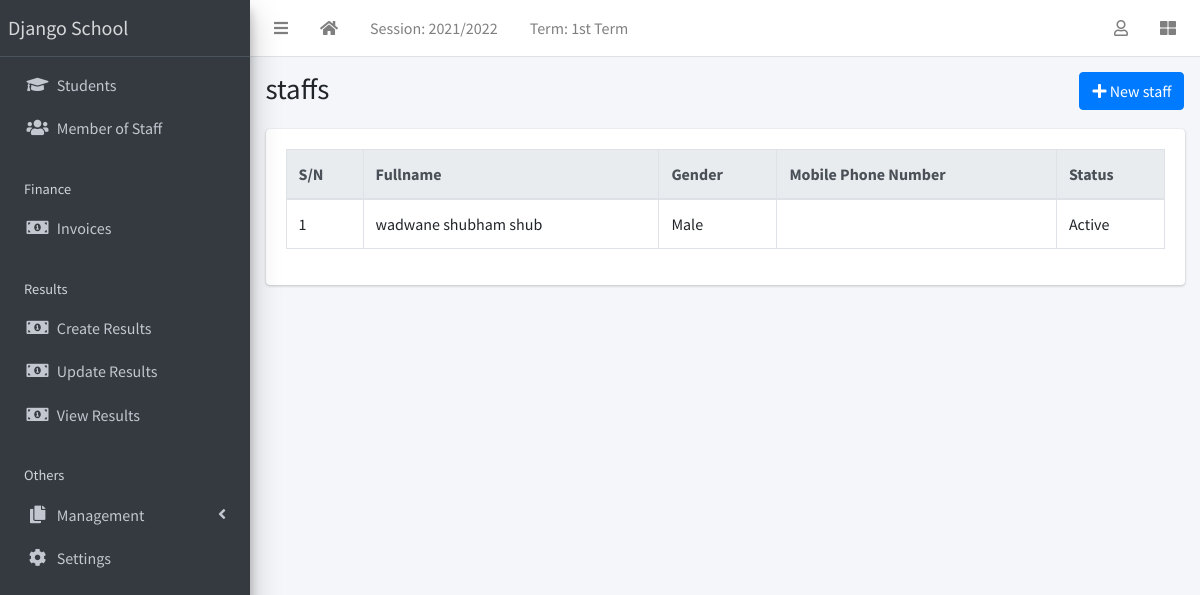
/staff/list/, run on the app's committed database.
### apps/corecode/models.py (models this page shows, shortened)
class AcademicSession(models.Model):
    name = models.CharField(max_length=200, unique=True)
    current = models.BooleanField(default=True)
    class Meta:
        ordering = ["-name"]

class AcademicTerm(models.Model):
    name = models.CharField(max_length=20, unique=True)
    current = models.BooleanField(default=True)
    class Meta:
        ordering = ["name"]

class SiteConfig(models.Model):
    key = models.SlugField()
    value = models.CharField(max_length=200)

### apps/staffs/models.py (models this page shows, shortened)
class Staff(models.Model):
    STATUS = [("active", "Active"), ("inactive", "Inactive")]
    GENDER = [("male", "Male"), ("female", "Female")]
    current_status = models.CharField(max_length=10, choices=STATUS, default="active")
    surname = models.CharField(max_length=200)
    firstname = models.CharField(max_length=200)
    other_name = models.CharField(max_length=200, blank=True)
    gender = models.CharField(max_length=10, choices=GENDER, default="male")
    date_of_birth = models.DateField(default=timezone.now)
    date_of_admission = models.DateField(default=timezone.now)
    mobile_num_regex = RegexValidator(
        regex="^[0-9]{10,15}$", message="Entered mobile number isn't in a right format!"
    )
    mobile_number = models.CharField(
        validators=[mobile_num_regex], max_length=13, blank=True
    )
    address = models.TextField(blank=True)
    others = models.TextField(blank=True)

### apps/staffs/views.py (the view)
# urls.py: path("list/", StaffListView.as_view(), name="staff-list"),
class StaffListView(ListView):
    model = Staff

### apps/corecode/context_processors.py (called while the page is built)
def site_defaults(request):
    current_session = AcademicSession.objects.get(current=True)
    current_term = AcademicTerm.objects.get(current=True)
    vals = SiteConfig.objects.all()
    contexts = {
        "current_session": current_session.name,
        "current_term": current_term.name,
    }
    for val in vals:
        contexts[val.key] = val.value
    return contexts

### apps/staffs/templates/staffs/staff_list.html (shortened to what this page needs)
{% extends 'base.html' %}
{% block title %}staffs{% endblock title %}
{% block breadcrumb %}
<a class="btn btn-primary" href="{% url 'staff-create' %}"><i
    class="fas fa-plus"></i> New staff</a>
{% endblock breadcrumb %}
{% block content %}
  <table id="stafftable" class="table table-bordered table-hover">
    <thead class="thead-light">
      <tr>
        <th>S/N</th>
        <th>Fullname</th>
        <th>Gender</th>
        <th>Mobile Phone Number</th>
        <th>Status</th>
      </tr>
    </thead>
    <tbody>
      {% for staff in object_list %}
        <tr class='clickable-row' data-href="{% url 'staff-detail' staff.id %}">
          <td>{{ forloop.counter}}</td>
          <td>{{ staff.surname}} {{staff.firstname }} {{staff.other_name }}</td>
          <td>{{ staff.get_gender_display}}</td>
          <td>{{ staff.parent_mobile_number}}</td>
          <td>{{ staff.get_current_status_display}}</td>
        </tr>
      {% endfor %}
    </tbody>
  </table>
{% endblock content %}

### templates/base.html (shortened to what this page needs)
{% load static %}
<!DOCTYPE html>
<html lang="en">
<head>
  <link rel="stylesheet" href="{% static 'plugins/fontawesome-free/css/all.min.css' %}">
  <link rel="stylesheet" href="{% static 'plugins/toastr/toastr.min.css' %}">
  <link rel="stylesheet"
    href="{% static 'plugins/overlayScrollbars/css/OverlayScrollbars.min.css' %}">
  <link rel="stylesheet" href="{% static 'plugins/Datatables/datatables.min.css' %}" />
  <link rel="stylesheet" href="{% static 'dist/css/adminlte.min.css' %}">
</head>
<body
  class="hold-transition sidebar-mini layout-fixed layout-navbar-fixed layout-footer-fixed">
  <div class="wrapper">
    <nav class="main-header navbar navbar-expand navbar-white navbar-light">
      <ul class="navbar-nav">
        <li class="nav-item">
          <a class="nav-link" data-widget="pushmenu" href="#" role="button"><i
              class="fas fa-bars"></i></a>
        </li>
        <li class="nav-item d-none d-sm-inline-block">
          <a href="{% url 'home' %} " class="nav-link"><i class="fa fa-home"></i></a>
        </li>
        <li class="nav-item d-none d-sm-inline-block">
          <a href="{% url 'current-session' %}" class="nav-link">Session: {{ current_session }}</a>
        </li>
        <li class="nav-item d-none d-sm-inline-block">
          <a href="{% url 'current-session' %}" class="nav-link">Term: {{ current_term }}</a>
        </li>
      </ul>
      <ul class="navbar-nav ml-auto">
        <li class="nav-item dropdown">
          <a class="nav-link" data-toggle="dropdown" href="#">
            <i class="far fa-user"></i>
          </a>
        </li>
        <li class="nav-item">
          <a class="nav-link" data-widget="control-sidebar" data-slide="true"
            href="#" role="button"><i class="fas fa-th-large"></i></a>
        </li>
      </ul>
    </nav>
    <aside class="main-sidebar sidebar-dark-primary elevation-4">
      <a href="{% url 'home' %}" class="brand-link">{{ school_name | default:"MySchool" }}</a>
      <div class="sidebar">
        <nav class="mt-2">
          <ul class="nav nav-pills nav-sidebar flex-column"
            data-widget="treeview" role="menu" data-accordion="false">
            <li class="nav-item">
              <a href="{% url 'student-list' %}" class="nav-link">
                <i class="nav-icon fas fa-graduation-cap"></i>
                <p>
                  Students
                </p>
              </a>
            </li>
            <li class="nav-item">
              <a href="{% url 'staff-list' %}" class="nav-link">
                <i class="nav-icon fas fa-users"></i>
                <p>
                  Member of Staff
                </p>
              </a>
            </li>
            <li class="nav-header">Finance</li>
            <li class="nav-item">
              <a href="{% url 'invoice-list' %}" class="nav-link">
                <i class="nav-icon fas fa-money-bill-alt"></i>
                <p>
                  Invoices
                </p>
              </a>
            </li>
            <li class="nav-header">Results</li>
            <li class="nav-item">
              <a href="{% url 'create-result' %}" class="nav-link">
                <i class="nav-icon fas fa-money-bill-alt"></i>
                <p>
                  Create Results
                </p>
              </a>
            </li>
            <li class="nav-item">
              <a href="{% url 'edit-results' %}" class="nav-link">
                <i class="nav-icon fas fa-money-bill-alt"></i>
                <p>
                  Update Results
                </p>
              </a>
            </li>
            <li class="nav-item">
              <a href="{% url 'view-results' %}" class="nav-link">
                <i class="nav-icon fas fa-money-bill-alt"></i>
                <p>
                  View Results
                </p>
              </a>
            </li>
            <li class="nav-header">Others</li>
            <li class="nav-item has-treeview">
              <a href="#" class="nav-link">
                <i class="nav-icon fas fa-copy"></i>
                <p>
                  Management
                  <i class="fas fa-angle-left right"></i>
                </p>
              </a>
            </li>
            <li class="nav-item">
              <a href="{% url 'configs' %}" class="nav-link">
                <i class="nav-icon fas fa-cog"></i>
                <p>
                  Settings
                </p>
              </a>
            </li>
          </ul>
        </nav>
      </div>
    </aside>
    <div class="content-wrapper">
      <section class="content-header">
        <div class="container-fluid">
          <div class="row mb-1">
            <div class="col-sm-8">
              <h1>{% block title %}{% endblock title %}</h1>
            </div>
            <div class="col-sm-4">
              <ol class="breadcrumb float-sm-right">
                <li class="breadcrumb-item">{% block breadcrumb %}{% endblock breadcrumb %}</li>
              </ol>
            </div>
          </div>
        </div>
      </section>
      <section class="content">
        <div class="container-fluid">
          <div class="row">
            <div class="col-md-12">
              {% block fullcard %}
              <div class="card">
                <div class="card-body">
                  <div class="row">
                    <div class="col">
                      {% block content %}
                      {% endblock content %}
                    </div>
                  </div>
                </div>
              </div>
              {% endblock fullcard %}
            </div>
          </div>
        </div>
      </section>
    </div>
  </div>
</body>
</html>

### data on the page
AcademicSession: name "2021/2022"
AcademicTerm: name "1st Term"
SiteConfig: value "Django School"
Staff: surname "wadwane", firstname "shubham", other_name "shub", gender "Male", current_status "Active"
